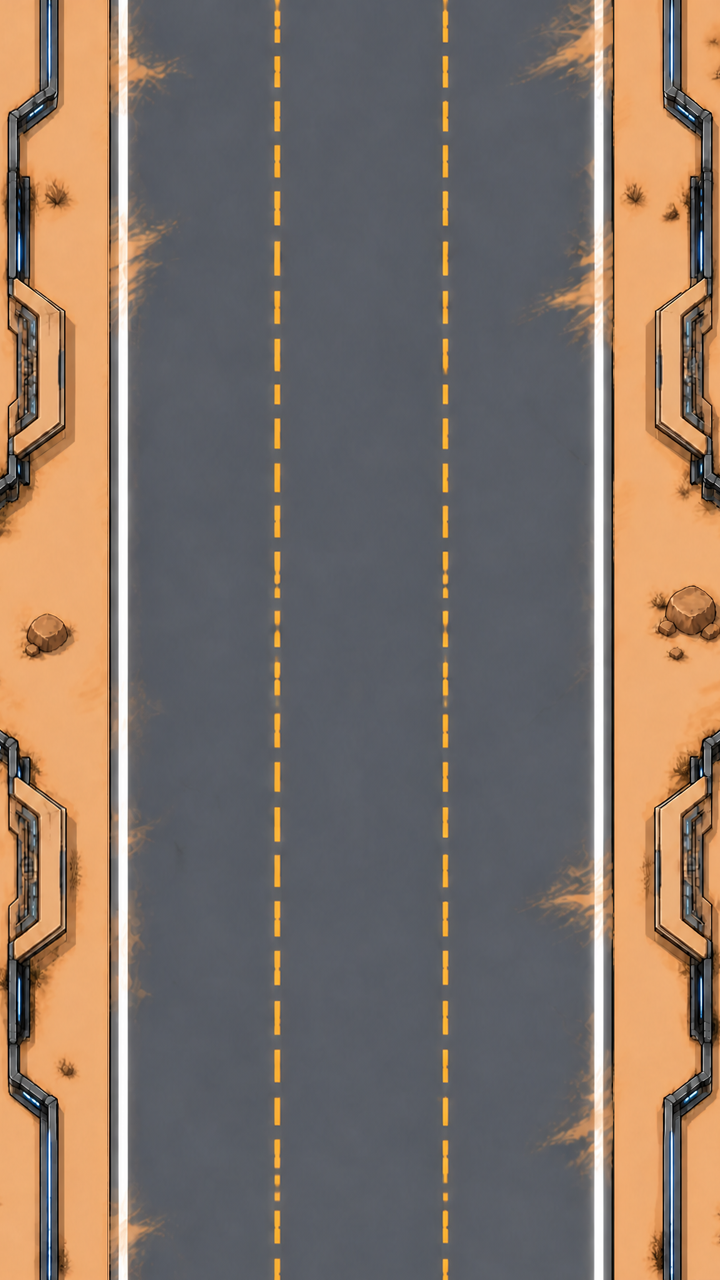
#> input picture assets/scenes/track_bg/track_bg.png, 720 x 1280 px, found by its file name
$ python make_seamless_track.py
#> lines starting #> are read from the running program, lines starting #| are printed output that depends on the picture
"""
将赛道背景图处理为垂直无缝循环版本。
方法：取顶部和底部各 BLEND_HEIGHT 像素区域，
做双向alpha渐变混合，消除拼接接缝。
"""

from PIL import Image
import os

SRC = r"F:\游戏制作\合成飞车射击\assets\scenes\track_bg\track_bg.png"
DST = r"F:\游戏制作\合成飞车射击\assets\scenes\track_bg\track_bg.png"  # 直接覆盖原文件
BLEND_HEIGHT = 150  # 混合区域高度（像素），越大越平滑

def make_seamless():
    img = Image.open(SRC).convert("RGBA")
    w, h = img.size
#> w = 720; h = 1280
    print(f"原图尺寸: {w}x{h}")
#| 原图尺寸: 720x1280

    # 提取顶部和底部条带
    top_strip = img.crop((0, 0, w, BLEND_HEIGHT))
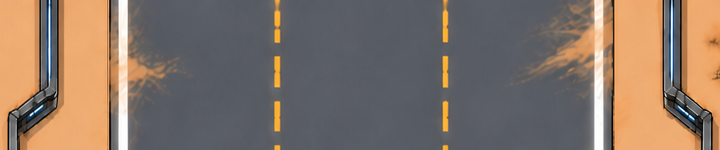
#> top_strip: PIL image 720x150 RGBA; mean R, G, B, A 132.3, 115.5, 103.3, 255
    bottom_strip = img.crop((0, h - BLEND_HEIGHT, w, h))
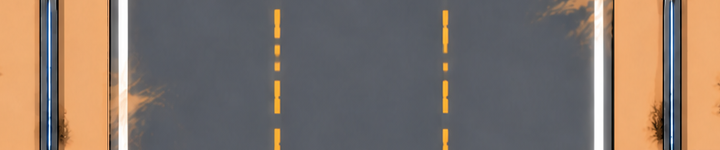
#> bottom_strip: PIL image 720x150 RGBA; mean R, G, B, A 131.2, 115.8, 105.1, 255

    # === 底部混合区：bottom_strip 渐变 → top_strip ===
    for y in range(BLEND_HEIGHT):
        ratio = y / BLEND_HEIGHT  # 0(顶) → 1(底)
        alpha = ratio  # 越往下越用 top_strip 的内容
        for x in range(w):
            b_px = bottom_strip.getpixel((x, y))
            t_px = top_strip.getpixel((x, y))
            # RGBA 线性插值
            blended = tuple(
                int(b_px[c] * (1 - alpha) + t_px[c] * alpha)
                for c in range(4)
            )
            img.putpixel((x, h - BLEND_HEIGHT + y), blended)

    # === 顶部混合区：top_strip 渐变 → bottom_strip ===
    for y in range(BLEND_HEIGHT):
        ratio = y / BLEND_HEIGHT  # 0(顶) → 1(底)
        alpha = ratio  # 越往下越用 bottom_strip 的内容
        for x in range(w):
            t_px = top_strip.getpixel((x, y))
            b_px = bottom_strip.getpixel((x, y))
            blended = tuple(
                int(t_px[c] * (1 - alpha) + b_px[c] * alpha)
                for c in range(4)
            )
            img.putpixel((x, y), blended)
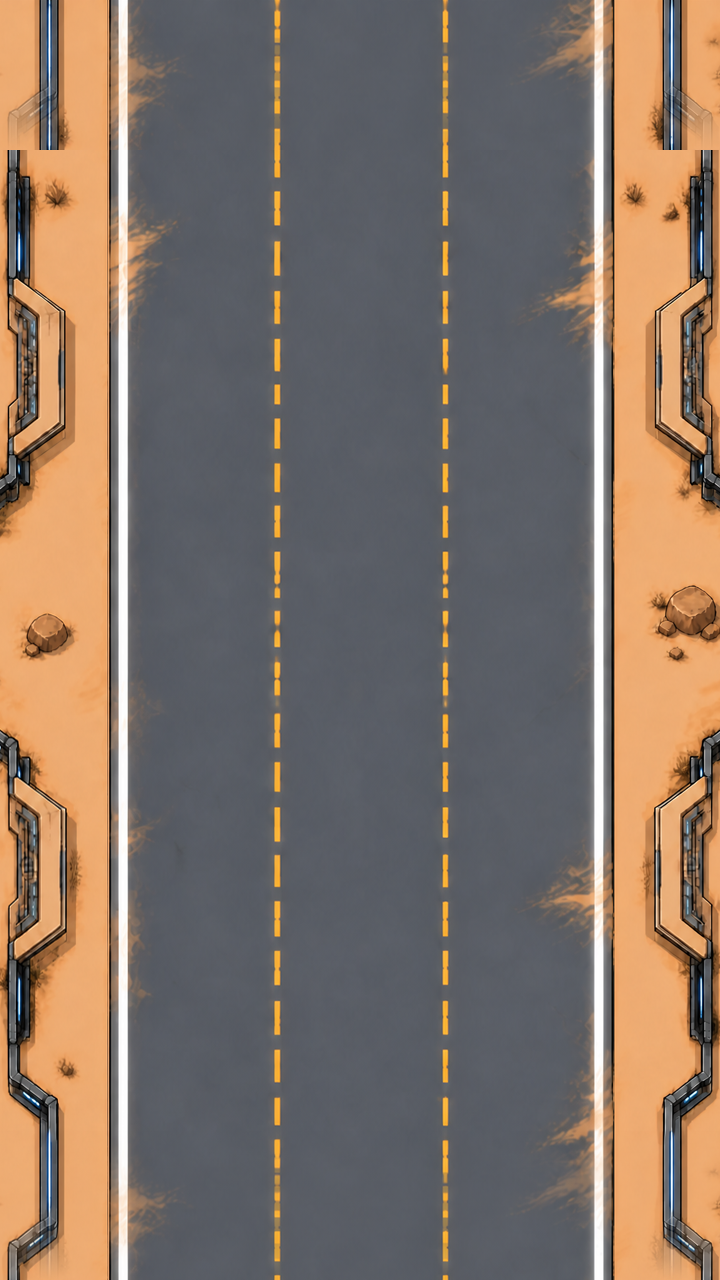
#> img: PIL image 720x1280 RGBA; mean R, G, B, A 130.3, 114.2, 102.6, 255; transparent parts drawn white

    # 保存
    img.save(DST, "PNG")
    print(f"✅ 无缝循环图已保存到: {DST}")
    print(f"   混合区高度: {BLEND_HEIGHT}px (上下各{BLEND_HEIGHT}px)")

if __name__ == "__main__":
    make_seamless()
